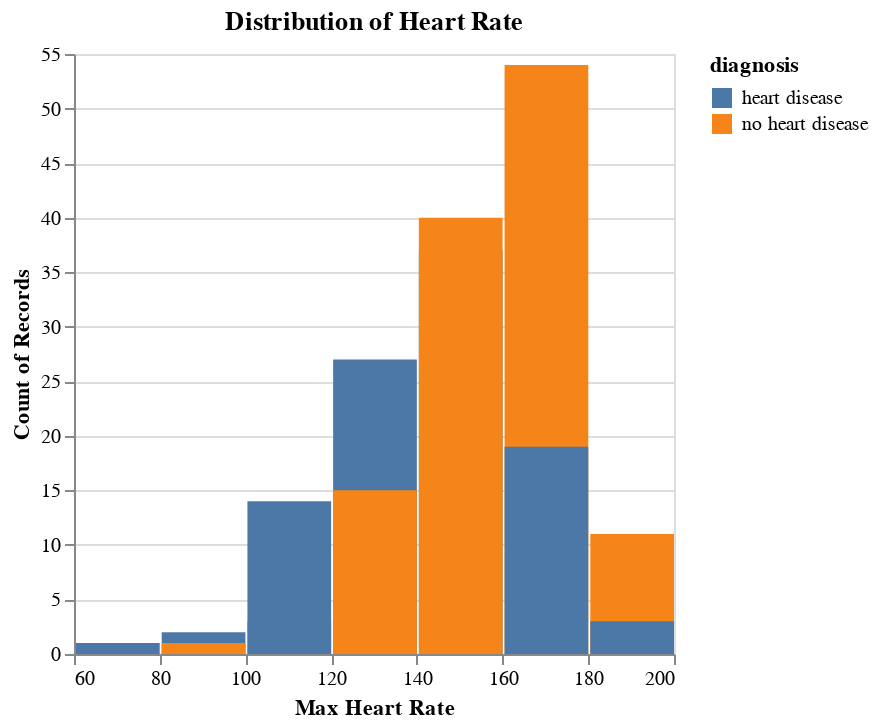

Notebook code cell kept with this figure:
### Code cell
# heart rate
hr_hist = alt.Chart(heart_disease_to_plot).mark_bar().encode(
    x=alt.X("max_heart_rate:Q", bin = True).title("Max Heart Rate"),
    y=alt.Y("count()").stack(False),
    color="diagnosis:N"
).properties(
    title = "Distribution of Heart Rate"
)

hr_hist

### Figure 1 — Vega-Lite specification as saved in the notebook (floating-point values rounded to 4 significant figures; data arrays with more than 128 entries replaced by an {"elided": "..."} marker saying what was removed)
{"config": {"view": {"continuousWidth": 300, "continuousHeight": 300}}, "data": {"name": "data-b0f88de0271cbcb1074a29c71add30d9"}, "mark": {"type": "bar"}, "encoding": {"color": {"field": "diagnosis", "type": "nominal"}, "x": {"bin": true, "field": "max_heart_rate", "title": "Max Heart Rate", "type": "quantitative"}, "y": {"aggregate": "count", "stack": false, "type": "quantitative"}}, "title": "Distribution of Heart Rate", "$schema": "https://vega.github.io/schema/vega-lite/v5.15.1.json", "datasets": {"data-b0f88de0271cbcb1074a29c71add30d9": {"elided": "227 records"}}}
